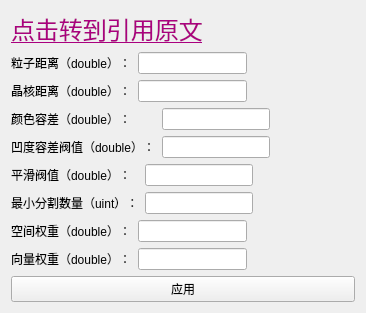
<?xml version="1.0" encoding="UTF-8"?>
<ui version="4.0">
 <class>QLccp</class>
 <widget class="QSubDialogBase" name="QLccp">
  <property name="geometry">
   <rect>
    <x>0</x>
    <y>0</y>
    <width>366</width>
    <height>290</height>
   </rect>
  </property>
  <property name="windowTitle">
   <string>Lccp聚类</string>
  </property>
  <layout class="QGridLayout" name="gridLayout">
   <item row="4" column="0">
    <layout class="QGridLayout" name="gridLayout_3">
     <item row="1" column="1">
      <widget class="QLineEdit" name="max_lineEdit"/>
     </item>
     <item row="0" column="0">
      <widget class="QLabel" name="label_4">
       <property name="text">
        <string>空间权重（double）：</string>
       </property>
      </widget>
     </item>
     <item row="0" column="1">
      <widget class="QLineEdit" name="min_lineEdit"/>
     </item>
     <item row="0" column="2">
      <spacer name="horizontalSpacer_4">
       <property name="orientation">
        <enum>Qt::Horizontal</enum>
       </property>
       <property name="sizeHint" stdset="0">
        <size>
         <width>40</width>
         <height>20</height>
        </size>
       </property>
      </spacer>
     </item>
     <item row="1" column="0">
      <widget class="QLabel" name="label_3">
       <property name="text">
        <string>向量权重（double）：</string>
       </property>
      </widget>
     </item>
     <item row="1" column="2">
      <spacer name="horizontalSpacer_5">
       <property name="orientation">
        <enum>Qt::Horizontal</enum>
       </property>
       <property name="sizeHint" stdset="0">
        <size>
         <width>40</width>
         <height>20</height>
        </size>
       </property>
      </spacer>
     </item>
    </layout>
   </item>
   <item row="2" column="0">
    <layout class="QGridLayout" name="gridLayout_5">
     <item row="1" column="1">
      <widget class="QLineEdit" name="max_lineEdit_3"/>
     </item>
     <item row="0" column="0">
      <widget class="QLabel" name="label_7">
       <property name="text">
        <string>颜色容差（double）：</string>
       </property>
      </widget>
     </item>
     <item row="0" column="1">
      <widget class="QLineEdit" name="min_lineEdit_3"/>
     </item>
     <item row="0" column="2">
      <spacer name="horizontalSpacer_8">
       <property name="orientation">
        <enum>Qt::Horizontal</enum>
       </property>
       <property name="sizeHint" stdset="0">
        <size>
         <width>40</width>
         <height>20</height>
        </size>
       </property>
      </spacer>
     </item>
     <item row="1" column="0">
      <widget class="QLabel" name="label_8">
       <property name="text">
        <string>凹度容差阀值（double）：</string>
       </property>
      </widget>
     </item>
     <item row="1" column="2">
      <spacer name="horizontalSpacer_9">
       <property name="orientation">
        <enum>Qt::Horizontal</enum>
       </property>
       <property name="sizeHint" stdset="0">
        <size>
         <width>40</width>
         <height>20</height>
        </size>
       </property>
      </spacer>
     </item>
    </layout>
   </item>
   <item row="3" column="0">
    <layout class="QGridLayout" name="gridLayout_4">
     <item row="1" column="1">
      <widget class="QLineEdit" name="max_lineEdit_2"/>
     </item>
     <item row="0" column="0">
      <widget class="QLabel" name="label_5">
       <property name="text">
        <string>平滑阀值（double）：</string>
       </property>
      </widget>
     </item>
     <item row="0" column="1">
      <widget class="QLineEdit" name="min_lineEdit_2"/>
     </item>
     <item row="0" column="2">
      <spacer name="horizontalSpacer_6">
       <property name="orientation">
        <enum>Qt::Horizontal</enum>
       </property>
       <property name="sizeHint" stdset="0">
        <size>
         <width>40</width>
         <height>20</height>
        </size>
       </property>
      </spacer>
     </item>
     <item row="1" column="0">
      <widget class="QLabel" name="label_6">
       <property name="text">
        <string>最小分割数量（uint）：</string>
       </property>
      </widget>
     </item>
     <item row="1" column="2">
      <spacer name="horizontalSpacer_7">
       <property name="orientation">
        <enum>Qt::Horizontal</enum>
       </property>
       <property name="sizeHint" stdset="0">
        <size>
         <width>40</width>
         <height>20</height>
        </size>
       </property>
      </spacer>
     </item>
    </layout>
   </item>
   <item row="5" column="0">
    <widget class="QPushButton" name="pushButton">
     <property name="text">
      <string>应用</string>
     </property>
    </widget>
   </item>
   <item row="1" column="0">
    <layout class="QGridLayout" name="gridLayout_6">
     <item row="1" column="1">
      <widget class="QLineEdit" name="max_lineEdit_4"/>
     </item>
     <item row="0" column="0">
      <widget class="QLabel" name="label_9">
       <property name="text">
        <string>粒子距离（double）：</string>
       </property>
      </widget>
     </item>
     <item row="0" column="1">
      <widget class="QLineEdit" name="min_lineEdit_4"/>
     </item>
     <item row="0" column="2">
      <spacer name="horizontalSpacer_10">
       <property name="orientation">
        <enum>Qt::Horizontal</enum>
       </property>
       <property name="sizeHint" stdset="0">
        <size>
         <width>40</width>
         <height>20</height>
        </size>
       </property>
      </spacer>
     </item>
     <item row="1" column="0">
      <widget class="QLabel" name="label_10">
       <property name="text">
        <string>晶核距离（double）：</string>
       </property>
      </widget>
     </item>
     <item row="1" column="2">
      <spacer name="horizontalSpacer_11">
       <property name="orientation">
        <enum>Qt::Horizontal</enum>
       </property>
       <property name="sizeHint" stdset="0">
        <size>
         <width>40</width>
         <height>20</height>
        </size>
       </property>
      </spacer>
     </item>
    </layout>
   </item>
   <item row="0" column="0">
    <widget class="QLabel" name="label">
     <property name="text">
      <string>&lt;html&gt;&lt;head/&gt;&lt;body&gt;&lt;p&gt;&lt;a href=&quot;http://www.cnblogs.com/ironstark/p/5027269.html&quot;&gt;&lt;span style=&quot; font-size:18pt; text-decoration: underline; color:#aa007f;&quot;&gt;点击转到引用原文&lt;/span&gt;&lt;/a&gt;&lt;/p&gt;&lt;/body&gt;&lt;/html&gt;</string>
     </property>
     <property name="openExternalLinks">
      <bool>true</bool>
     </property>
    </widget>
   </item>
  </layout>
 </widget>
 <layoutdefault spacing="6" margin="11"/>
 <customwidgets>
  <customwidget>
   <class>QSubDialogBase</class>
   <extends>QWidget</extends>
   <header>qsubdialogbase.h</header>
   <container>1</container>
  </customwidget>
 </customwidgets>
 <resources/>
 <connections>
  <connection>
   <sender>pushButton</sender>
   <signal>clicked()</signal>
   <receiver>QLccp</receiver>
   <slot>OnApply()</slot>
   <hints>
    <hint type="sourcelabel">
     <x>121</x>
     <y>260</y>
    </hint>
    <hint type="destinationlabel">
     <x>247</x>
     <y>286</y>
    </hint>
   </hints>
  </connection>
 </connections>
 <slots>
  <slot>OnApply()</slot>
 </slots>
</ui>
